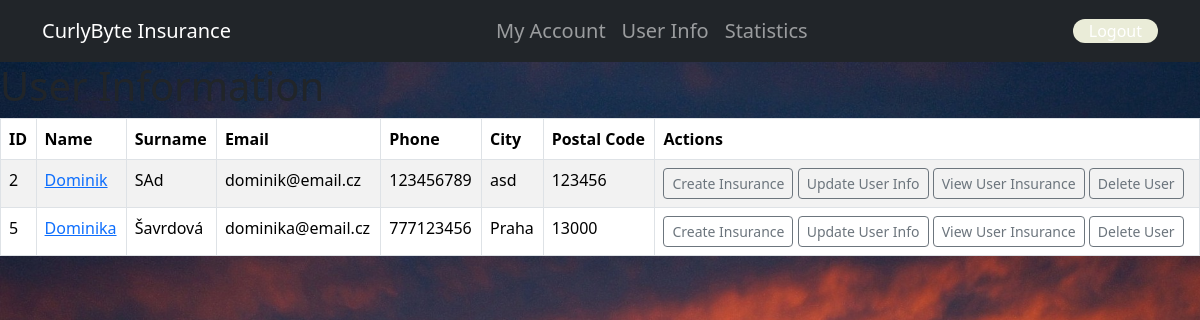
Page /admin (signed in) on the earlier database version.
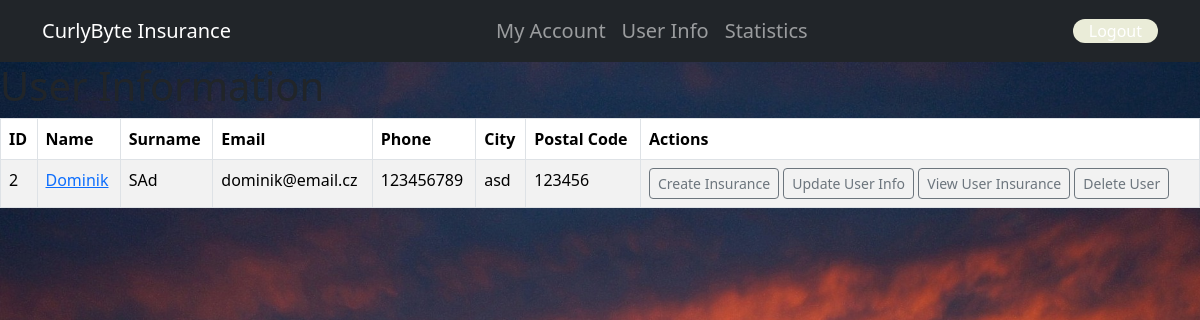
Same page on the later database version.
### website/models.py (models this page shows)
class User(db.Model, UserMixin):
    id = db.Column(db.Integer,primary_key=True)
    email = db.Column(db.String(150), unique=True)
    password = db.Column(db.String(150))
    name = db.Column(db.String(150))
    surname = db.Column(db.String(150))
    phone = db.Column(db.Integer)
    address = db.Column(db.String(100))
    city = db.Column(db.String(100))
    postal_code = db.Column(db.Integer)
    date_added = db.Column(db.DateTime, default=datetime.utcnow)
    insurance = db.relationship('Insurance', secondary="insurance_user", back_populates='user')
    """userinfo is creating a list with userinfo via relationship"""

### website/views.py (the view)
@views.route('/admin', methods = ['GET','POST'])
@login_required
def admin():
    if current_user.id == 1:
        all_users = User.query.all()
        return render_template('/admin/admin_tables.html', user_table = all_users, insurance_table = Insurance)
    else:
        flash("You are not authorized to view this page! Please login as Admin", category='error')
        return redirect(url_for('auth.admin_login'))

### website/__init__.py (called while the page is built)
def create_app():
    app = Flask(__name__)
    app.config['SECRET_KEY'] = 'flaskproject'
    app.config['SQLALCHEMY_DATABASE_URI'] =f'sqlite:///{DB_NAME}'
    db.init_app(app)
    from .views import views
    from .auth import auth
    from .homepage import homepage
    from .error_handlers import error_handlers
    app.register_blueprint(views, url_prefix="")
    app.register_blueprint(auth, url_prefix ="")
    app.register_blueprint(homepage, url_prefix ="")
    app.register_blueprint(error_handlers, url_prefix="")
    from .models import User, Insurance
    from .auth import login
    with app.app_context():
        db.create_all()
    login_manager = LoginManager()
    login_manager.login_view = 'auth.login'
    login_manager.init_app(app)
    @login_manager.user_loader
    def load_user(id):
        return User.query.get(int(id))
    return app

### website/templates/admin/admin_tables.html (shortened to what this page needs)
{% extends "base.html" %}
{% block content %}
<h1>User Information</h1>
<table class="table table-bordered table-hover table-striped">
    <thead>
        <tr>
            <th>ID</th>
            <th>Name</th>
            <th>Surname</th>
            <th>Email</th>
            <th>Phone</th>
            <th>City</th>
            <th>Postal Code</th>
            <th>Actions</th>
        </tr>
    </thead>
    <tbody>
        {% for user in user_table %}
        {% if user.name != "admin" %}
        <tr>
            <td>{{ user.id }}</td>
            <td><a href="{{ url_for('views.update', id=user.id) }}">{{ user.name }}</a></td>
            <td>{{ user.surname }}</td>
            <td>{{ user.email }}</td>
            <td>{{ user.phone }}</td>
            <td>{{ user.city }}</td>
            <td>{{ user.postal_code }}</td>
            <td>
                <a href="{{ url_for('views.insurance_set', id=user.id) }}" class="btn btn-outline-secondary btn-sm">Create Insurance</a>
                <a href="{{ url_for('views.update', id=user.id) }}" class="btn btn-outline-secondary btn-sm">Update User Info</a>
                <a href="{{ url_for('views.statistics', id=user.id) }}" class="btn btn-outline-secondary btn-sm">View User Insurance</a>
                <a href="{{ url_for('views.delete_user', id=user.id) }}" class="btn btn-outline-secondary btn-sm">Delete User</a>
            </td>
        </tr>
        {% endif %}
        {% endfor %}
    </tbody>
</table>
{% endblock %}

### website/templates/base.html (shortened to what this page needs)
<!DOCTYPE html>
<html lang="cs">
{% block head %}
<head>
    <link href="https://cdn.jsdelivr.net/npm/bootstrap@5.3.1/dist/css/bootstrap.min.css" rel="stylesheet"
>
    <link rel="stylesheet" type="text/css" href="{{ url_for('static',filename='style.css') }}"  >
</head>
{% endblock %}
{% block nav %}
<body>
    <nav class="navbar navbar-expand-lg navbar-dark bg-dark">
        <div class="container">
          <a class="navbar-brand"
          href="#">CurlyByte Insurance </a>
          <div class="sidebar offcanvas offcanvas-end text-bg-dark"
          tabindex="-1"
          id="offcanvasDarkNavbar"
          aria-labelledby="offcanvasDarkNavbarLabel">
            <div class="offcanvas-body d-flex flex-column flex-lg-row p-4 p-lg-0">
              <ul class="navbar-nav justify-content-center align-items-center fs-5 flex-grow-1 pe-3">
                {% if current_user.is_authenticated %}
                <li class="nav-item">
                  <a class="nav-link"  href="/">My Account</a>
                </li>
                {% if current_user.id == 1 %}
                <li class="nav-item">
                  <a class="nav-link" href="/admin">User Info</a>
                </li>
                <li class="nav-item">
                  <a class="nav-link" href="/statistics_global">Statistics</a>
                </li>
                {% endif %}
                {% endif %}
                  </ul>
              <div class="d-flex flex-column flex-lg-row justify-content-center align-items-center gap-3">
                {% if current_user.is_authenticated %}
                <a href="/logout" class="text-white text-decoration-none px-3 py-0 rounded-4" style="background-color:rgb(234, 236, 216)">Logout</a>
                {% else %}
                <a href="/admin_user" class="text-white text-decoration-none px-0 py-0">Admin login</a>
                {% endif %}
              </div>
            </div>
          </div>
        </div>
      </nav>
      {% endblock %}
{% block content %}{% endblock %}
</body>
</html>

### website/static/style.css (style rules this page uses)
body { background-image: url('/website/static/images/landscape.jpg'); background-size: cover; background-repeat: no-repeat; display: flex; flex-direction: column; min-height: 100vh; }

Differences in the rows shown:
removed User: id "5", name "Dominika", surname "Šavrdová", email "dominika@email.cz", phone "777123456", city "Praha", postal_code "13000"
